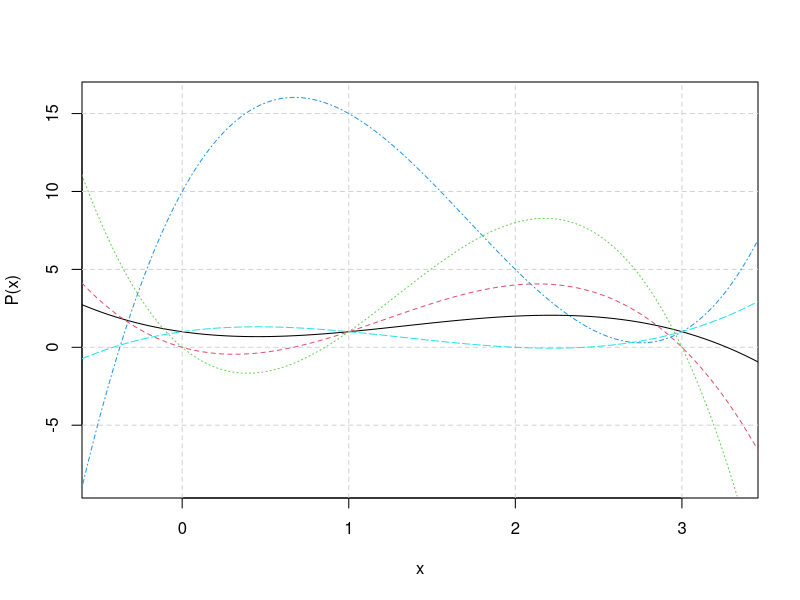

This figure's R source:
library(polynom)
require(graphics)
x <- c(0,1,2,3)
y = matrix(c(1,0,0,10,1,1,1,1,15,1,2,4,8,5,0,1,0,0,1), nrow=4, byrow=TRUE)

poly.calc(x, y)

plot(poly.calc(x,y))

